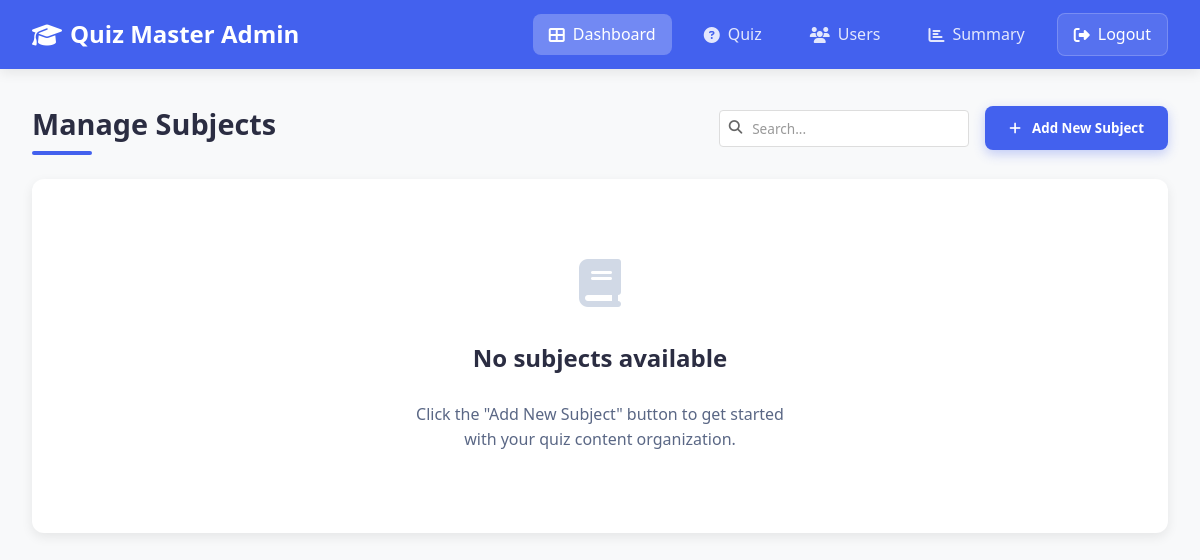
/admin/dashboard (signed in), run on an earlier commit of the app's database.
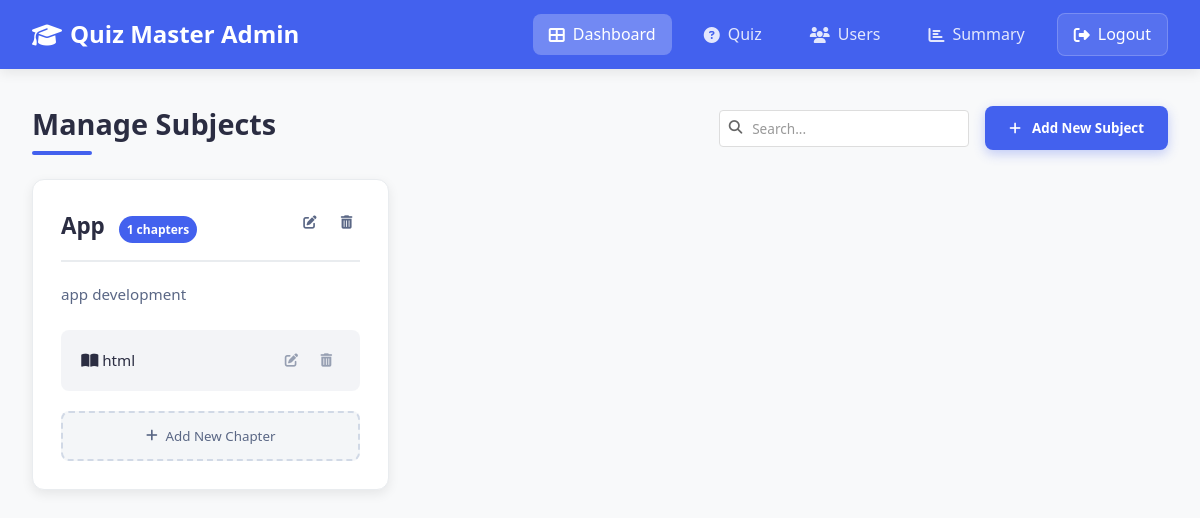
And on a later commit of the database.
### app.py (models this page shows)
class Subject(db.Model):
    id = db.Column(db.Integer, primary_key=True)
    name = db.Column(db.String(100), nullable=False)
    description = db.Column(db.Text, nullable=True)
    created_at = db.Column(db.DateTime, default=datetime.utcnow)
    chapters = db.relationship('Chapter', backref='subject', lazy=True, cascade="all, delete-orphan")

class Chapter(db.Model):
    id = db.Column(db.Integer, primary_key=True)
    name = db.Column(db.String(100), nullable=False)
    description = db.Column(db.Text, nullable=True)
    subject_id = db.Column(db.Integer, db.ForeignKey('subject.id'), nullable=False)
    created_at = db.Column(db.DateTime, default=datetime.utcnow)

### app.py (the view)
@app.route('/admin/dashboard')
@admin_required
def admin_dashboard():
    subjects = Subject.query.order_by(Subject.created_at.desc()).all()
    return render_template('admin/admin_dashboard.html', active_page='home', subjects=subjects)

### app.py (called while the page is built)
def get_current_user():
    if 'user_id' in session:
        return User.query.get(session['user_id'])
    return None

@app.context_processor
def utility_processor():
    return dict(current_user=get_current_user())

def admin_required(f):
    @wraps(f)
    def decorated_function(*args, **kwargs):
        if 'user_id' not in session:
            flash('Please login first.', 'error')
            return redirect(url_for('login'))
        user = User.query.get(session['user_id'])
        if not user or not user.is_admin:
            flash('Admin access required.', 'error')
            return redirect(url_for('dashboard'))
        return f(*args, **kwargs)
    return decorated_function

### templates/admin/admin_dashboard.html (shortened to what the changed rows need)
<!DOCTYPE html>
<html lang="en">
<head>
    <link rel="stylesheet" href="https://cdnjs.cloudflare.com/ajax/libs/font-awesome/6.4.0/css/all.min.css">
    <link rel="stylesheet" href="/static/navbar.css">
    <link rel="stylesheet" href="/static/admin_dashboard.css">
</head>
<body>
    <main>
        <div class="dashboard-header">
            <h1 class="dashboard-title">Manage Subjects</h1>
        </div>
        <div class="subjects-grid">
            {% for subject in subjects %}
            <div class="subject-card">
                <div class="subject-header">
                    <h3 class="subject-title">
                        <a href="#" class="subject-link" onclick="showQuizzes('subject', {{ subject.id }}, '{{ subject.name }}'); return false;">
                            {{ subject.name }}
                        </a>
                        <span class="chapter-count">{{ subject.chapters|length }} chapters</span>
                    </h3>
                    <div class="subject-actions">
                        <button class="action-btn edit-btn" onclick="openEditSubjectModal({{ subject.id }}, '{{ subject.name }}', '{{ subject.description }}')">
                            <i class="fas fa-edit"></i>
                        </button>
                        <form action="{{ url_for('delete_subject', subject_id=subject.id) }}" method="POST" style="display: inline;">
                            <button type="submit" class="action-btn delete-btn" onclick="return confirm('Are you sure you want to delete this subject?')">
                                <i class="fas fa-trash-alt"></i>
                            </button>
                        </form>
                    </div>
                </div>
                <p class="subject-description">{{ subject.description or 'No description available' }}</p>
                <div class="chapters-list">
                    {% for chapter in subject.chapters %}
                    <div class="chapter-item">
                        <span>
                            <a href="#" class="chapter-link" onclick="showQuizzes('chapter', {{ chapter.id }}, '{{ chapter.name }}'); return false;">
                                <i class="fas fa-book-open"></i> {{ chapter.name }}
                            </a>
                        </span>
                        <div class="chapter-actions">
                            <button class="action-btn edit-btn" onclick="openEditChapterModal({{ chapter.id }}, '{{ chapter.name }}', '{{ chapter.description }}')">
                                <i class="fas fa-edit"></i>
                            </button>
                            <form action="{{ url_for('delete_chapter', chapter_id=chapter.id) }}" method="POST" style="display: inline;">
                                <button type="submit" class="action-btn delete-btn" onclick="return confirm('Are you sure you want to delete this chapter?')">
                                    <i class="fas fa-trash-alt"></i>
                                </button>
                            </form>
                        </div>
                    </div>
                    {% endfor %}
                </div>
                <button class="add-chapter-btn" onclick="openChapterModal({{ subject.id }})">
                    <i class="fas fa-plus"></i> Add New Chapter
                </button>
            </div>
            {% else %}
            <div class="empty-state">
                <i class="fas fa-book"></i>
                <h3>No subjects available</h3>
                <p>Click the "Add New Subject" button to get started with your quiz content organization.</p>
            </div>
            {% endfor %}
        </div>
    </main>
</body>
</html>

What changed in the data, as far as the page shows it:
added Subject: name "App", chapters|length "1", description "app development"
added Chapter: name "html"
Also different on the page:
text no longer shown: "No subjects available Click the \"Add New Subject\" button to get started with your quiz content organization."
